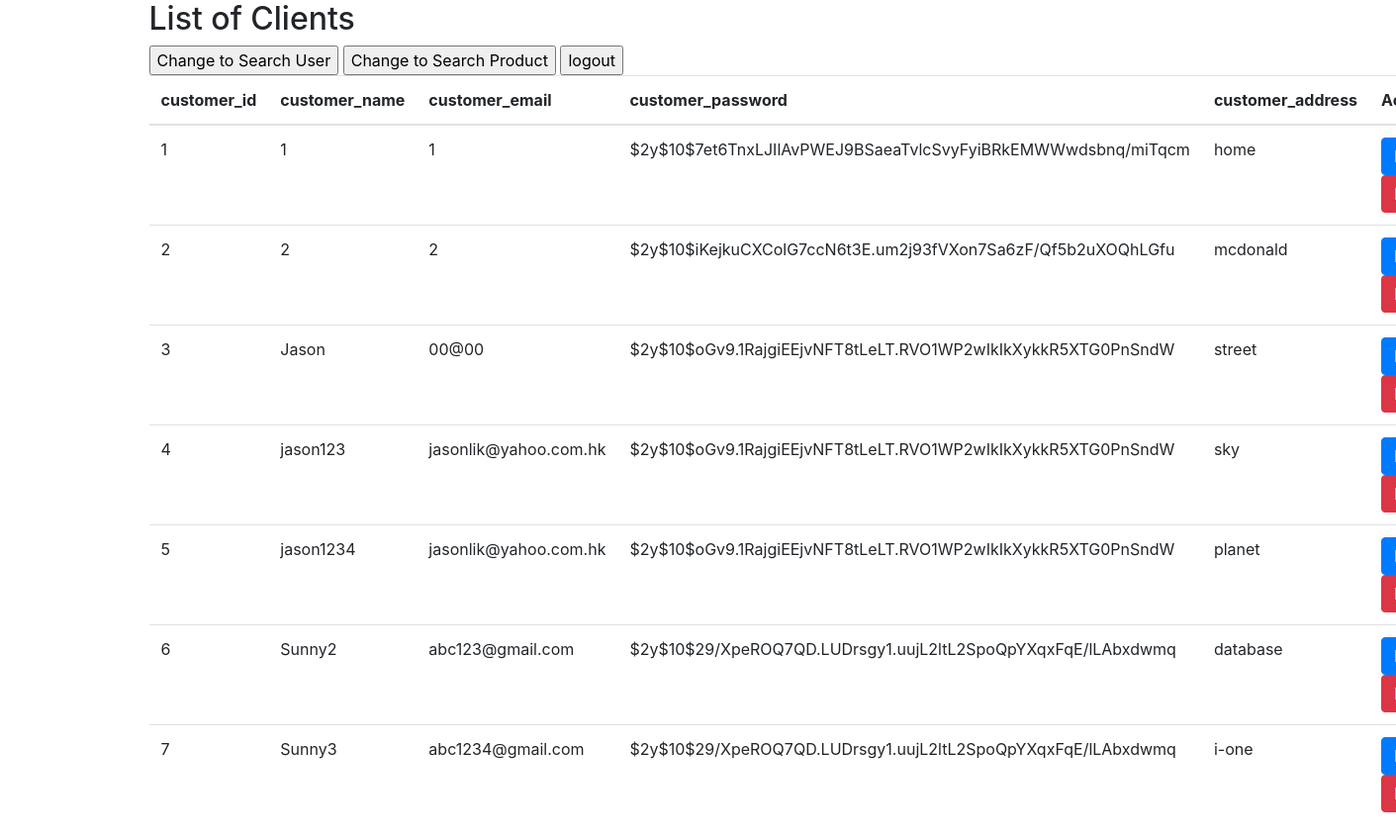
Screenshot of /crud_index.php with the database file from the repository.
### tables this page shows
CREATE TABLE `customer` (
  `customer_id` int(255) NOT NULL AUTO_INCREMENT,
  `customer_name` varchar(999) NOT NULL,
  `customer_email` varchar(999) NOT NULL,
  `customer_password` varchar(999) NOT NULL,
  `customer_address` varchar(999) NOT NULL,
  primary key (customer_id)
);

### crud_index.php (the view, shortened to what this page needs)
<!doctype html>
<html lang="en">
  <head>
    <link rel="stylesheet" href="https://cdn.jsdelivr.net/npm/bootstrap@4.4.1/dist/css/bootstrap.min.css">
  </head>
  <body>
    <div class="container">
        <h2>List of Clients</h2>
        <input type="submit" value="Change to Search User" onclick="location.href='livesearch_User_index.php'">
        <input type="submit" value="Change to Search Product" onclick="location.href='livesearch_index.php'">
        <input type="submit" value="logout" onclick="location.href='active/destroy.php'">
        <br>
        <table class ="table">
            <thead>
                <tr>
                    <th>customer_id</th>
                    <th>customer_name</th>
                    <th>customer_email</th>
                    <th>customer_password</th>
                    <th>customer_address</th>
                    <th>Action<th>
                </tr>
            </thead>
            <tbody>
                <?php
                $servername = "localhost";
                $dbusername = "root";
                $dbpassword = "";
                $dbname = "int4087";
                $conn = mysqli_connect($servername, $dbusername, $dbpassword, $dbname);
                $sql = "SELECT * FROM customer";
                $result = mysqli_query($conn, $sql);
                while ($row = mysqli_fetch_assoc($result))
                {
                    echo"
                    <tr>
                        <td>$row[customer_id]</td>
                        <td>$row[customer_name]</td>
                        <td>$row[customer_email]</td>
                        <td>$row[customer_password]</td>
                        <td>$row[customer_address]</td>
                        <td>
                            <button class= 'btn btn-primary'><a href='Edit.php?customer_id=$row[customer_id]' class ='text-light'>Edit</a>
                            <button class= 'btn btn-danger'><a href='Delete.php?customer_id=$row[customer_id]' class ='text-light'>Delete</a>
                        </td>
                    </tr>
                        ";
                }
                ?>
            </tbody>
        </table>
    </div>
  </body>
</html>

### rows the page displays
customer: customer_id "1", customer_name "1", customer_email "1", customer_password "$2y$10$7et6TnxLJIlAvPWEJ9BSaeaTvlcSvyFyiBRkEMWWwdsbnq/miTqcm", customer_address "home"
customer: customer_id "2", customer_name "2", customer_email "2", customer_password "$2y$10$iKejkuCXColG7ccN6t3E.um2j93fVXon7Sa6zF/Qf5b2uXOQhLGfu", customer_address "mcdonald"
customer: customer_id "3", customer_name "Jason", customer_email "00@00", customer_password "$2y$10$oGv9.1RajgiEEjvNFT8tLeLT.RVO1WP2wIkIkXykkR5XTG0PnSndW", customer_address "street"
customer: customer_id "4", customer_name "jason123", customer_email "jasonlik@yahoo.com.hk", customer_password "$2y$10$oGv9.1RajgiEEjvNFT8tLeLT.RVO1WP2wIkIkXykkR5XTG0PnSndW", customer_address "sky"
customer: customer_id "5", customer_name "jason1234", customer_email "jasonlik@yahoo.com.hk", customer_password "$2y$10$oGv9.1RajgiEEjvNFT8tLeLT.RVO1WP2wIkIkXykkR5XTG0PnSndW", customer_address "planet"
customer: customer_id "6", customer_name "Sunny2", customer_email "abc123@gmail.com", customer_password "$2y$10$29/XpeROQ7QD.LUDrsgy1.uujL2ltL2SpoQpYXqxFqE/lLAbxdwmq", customer_address "database"
customer: customer_id "7", customer_name "Sunny3", customer_email "abc1234@gmail.com", customer_password "$2y$10$29/XpeROQ7QD.LUDrsgy1.uujL2ltL2SpoQpYXqxFqE/lLAbxdwmq", customer_address "i-one"
